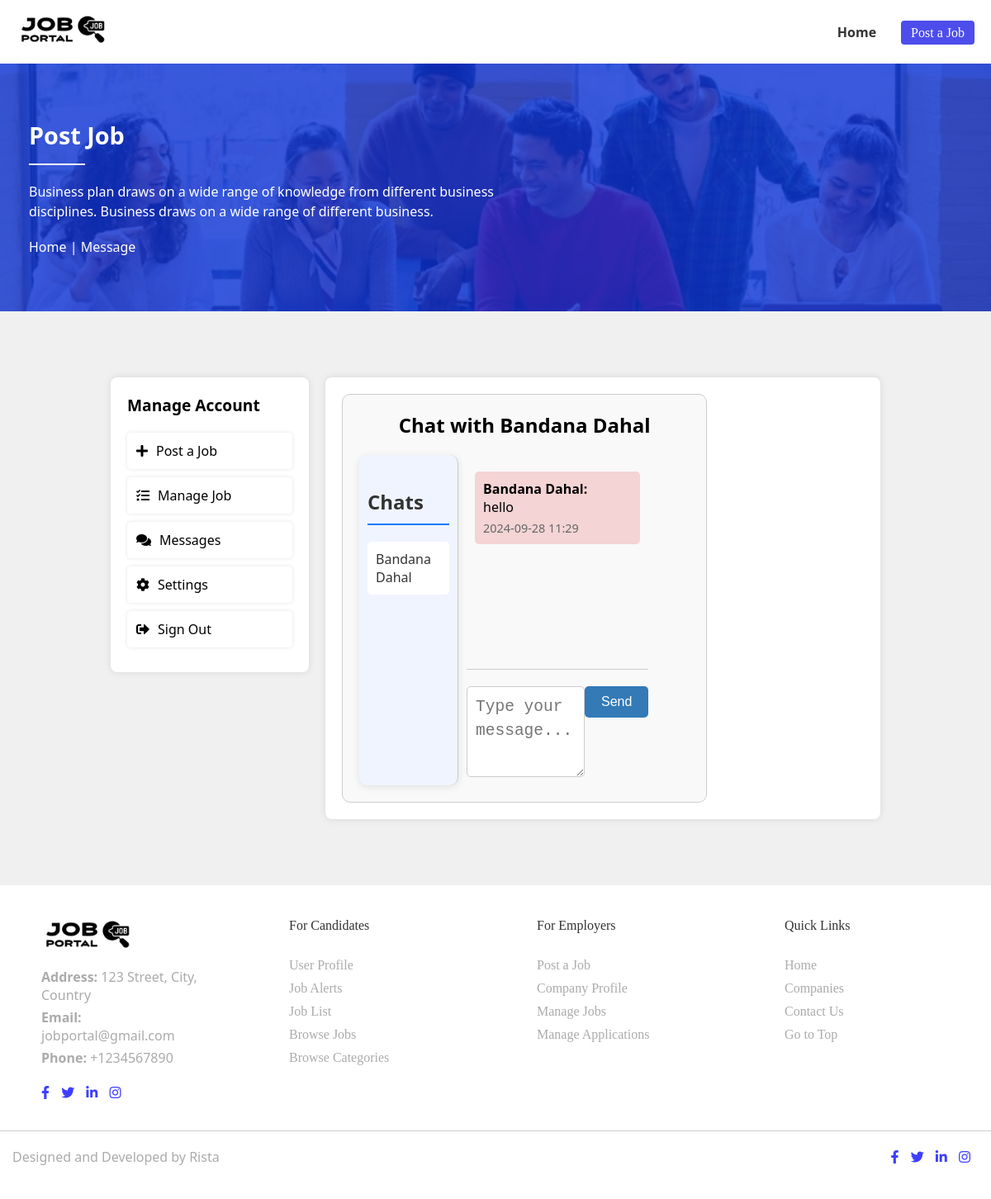
The app's page /company/message.php (signed in) with its own data.
### tables this page shows
CREATE TABLE `user` (
  `userid` varchar(11) NOT NULL,
  `name` varchar(20) NOT NULL,
  `email` varchar(30) NOT NULL,
  `Phone_no` bigint(100) NOT NULL,
  `password` varchar(200) NOT NULL,
  `pp` blob NOT NULL,
  `gender` varchar(50) NOT NULL,
  `marital_status` varchar(50) NOT NULL,
  `immediate_available` varchar(50) NOT NULL,
  `date_of_birth` date NOT NULL,
  `skill` varchar(255) NOT NULL,
  `language` varchar(255) NOT NULL,
  `nationality` varchar(100) NOT NULL,
  `national_id_card` varchar(50) NOT NULL,
  `experience` int(11) NOT NULL,
  `career_level` varchar(100) NOT NULL,
  `industry` varchar(100) NOT NULL,
  `functional_area` varchar(100) NOT NULL,
  `current_salary` int(11) NOT NULL,
  `expected_salary` int(11) NOT NULL,
  `country` varchar(100) NOT NULL,
  `state` varchar(100) NOT NULL,
  `city` varchar(100) NOT NULL,
  `address` varchar(255) NOT NULL,
  `facebook_url` varchar(255) NOT NULL,
  `linkedin_url` varchar(255) NOT NULL,
  `create_datetime` datetime(6) NOT NULL
);

CREATE TABLE `messages` (
  `id` int(11) NOT NULL,
  `sender_id` varchar(150) NOT NULL,
  `receiver_id` varchar(150) NOT NULL,
  `message` text NOT NULL,
  `timestamp` timestamp NOT NULL DEFAULT current_timestamp(),
  `is_read` tinyint(1) DEFAULT 0
);

### company/message.php (the view, shortened to what this page needs)
<?php
require('../Config/dbconnect.php');
$company_name = mysqli_real_escape_string($conn, $_SESSION['company_name']);
$companyQuery = "SELECT companyid FROM company WHERE name = '$company_name'";
$companyResult = mysqli_query($conn, $companyQuery);
if ($companyResult && mysqli_num_rows($companyResult) > 0) {
    $companyRow = mysqli_fetch_assoc($companyResult);
    $company_id = $companyRow['companyid'];
} else {
    echo "Company not found.";
    exit();
}
$chatHeadsQuery = "
    SELECT u.userid, u.name,
           MAX(m.timestamp) AS last_message_time,
           SUM(CASE WHEN m.is_read = 0 AND m.receiver_id = '$company_id' THEN 1 ELSE 0 END) AS unread_count
    FROM user u
    LEFT JOIN messages m ON m.receiver_id = u.userid OR m.sender_id = u.userid
    WHERE (m.sender_id = '$company_id' OR m.receiver_id = '$company_id')
    GROUP BY u.userid, u.name
    ORDER BY last_message_time DESC
";
$chatHeadsResult = mysqli_query($conn, $chatHeadsQuery);
if (isset($_GET['user_id'])) {
    $user_id = mysqli_real_escape_string($conn, $_GET['user_id']);
} else {
    $latestJobSeekerQuery = "
        SELECT DISTINCT sender_id AS user_id
        FROM messages
        WHERE receiver_id = '$company_id'
        ORDER BY timestamp DESC
        LIMIT 1
    ";
    $latestJobSeekerResult = mysqli_query($conn, $latestJobSeekerQuery);
    $latestJobSeeker = mysqli_fetch_assoc($latestJobSeekerResult);
    $user_id = $latestJobSeeker ? $latestJobSeeker['user_id'] : null;
}
if ($user_id) {
    $jobSeekerQuery = "SELECT name FROM user WHERE userid = '$user_id'";
    $jobSeekerResult = mysqli_query($conn, $jobSeekerQuery);
    $jobSeeker = mysqli_fetch_assoc($jobSeekerResult);
    $messagesQuery = "SELECT * FROM messages WHERE
                      (sender_id = '$company_id' AND receiver_id = '$user_id') OR
                      (sender_id = '$user_id' AND receiver_id = '$company_id')
                      ORDER BY timestamp ASC";
    $messagesResult = mysqli_query($conn, $messagesQuery);
    $updateReadStatusQuery = "
    UPDATE messages
    SET is_read = 1
    WHERE receiver_id = '$user_id'
    AND sender_id = '$company_id'
    AND is_read = 0
    ";
    mysqli_query($conn, $updateReadStatusQuery);
} else {
    echo "No messages found.";
    exit();
}
?>
<!DOCTYPE html>
<html lang="en">
<head>
    <link rel="stylesheet" href="../css/Navigation.css">
    <link rel="stylesheet" href="../css/postjob.css">
    <link rel="stylesheet" href="../css/footer.css">
    <link rel="stylesheet" href="https://cdnjs.cloudflare.com/ajax/libs/font-awesome/5.15.4/css/all.min.css">
</head>
<body>
    <nav class="navbar">
        <div class="navbar-container">
            <div class="logo">
                <a href="#"><img src="../logo/logo3.png" alt="Logo"></a>
            </div>
            <ul class="nav-links">
                <li><a href="dashboard.php">Home</a></li>
                <li><a href="postjob.php" class="search-button"
                        style="font-size: 1em; color: white; font-family: Georgia; font-weight: normal; padding: 6px 12px;">Post
                        a
                        Job</a>
                </li>
            </ul>
        </div>
    </nav>
    <section class="banner-section">
        <div class="banner-overlay">
            <div class="banner-container">
                <div class="banner-content">
                    <h2 class="banner-heading">Post Job</h2>
                    <p class="banner-paragraph">Business plan draws on a wide range of knowledge from different business
                        <br>
                        disciplines. Business draws on a wide range of different business.
                    </p>
                    <div class="breadcrumb">
                        <a href="dashboard.php">Home</a> | <a href="message.php">Message</a>
                    </div>
                </div>
            </div>
        </div>
    </section>
    <section class="dashboard-section">
        <div class="dashboard-container">
            <div class="dashboard-nav">
                <h3>Manage Account</h3>
                <div class="nav-item" onclick="location.href='postjob.php'"><i class="fas fa-plus"></i> Post a Job
                </div>
                <div class="nav-item" onclick="location.href='managejob.php'"><i class="fas fa-tasks"></i> Manage Job
                </div>
                <div class="nav-item" onclick="location.href='message.php'"><i class=" fas fa-comments"></i>
                    Messages
                </div>
                <div class="nav-item" onclick="location.href='setting.php'"><i class=" fas fa-cog"></i> Settings</div>
                <div class="nav-item" onclick="location.href='../Logins/logout.php'"><i class="fas fa-sign-out-alt"></i>
                    Sign Out</div>
            </div>
            <div class="dashboard-content">
                <div class="message-container">
                    <div class="chat-head">
                        <h2>Chat with <?php echo htmlspecialchars($jobSeeker['name']); ?></h2>
                    </div>
                    <div style="display: flex;">
                        <div class="chat-heads" style="width: 30%; border-right: 1px solid #ccc; padding: 10px;">
                            <h4>Chats</h4>
                            <?php if (mysqli_num_rows($chatHeadsResult) > 0): ?>
                            <ul class="chat-list">
                                <?php while ($chatHead = mysqli_fetch_assoc($chatHeadsResult)): ?>
                                <?php
                $user_id = $chatHead['userid'];
                $unreadQuery = "
                    SELECT COUNT(*) AS unread_count
                    FROM messages
                    WHERE sender_id = '$user_id'
                    AND receiver_id = '$company_id'
                    AND is_read = 0
                ";
                $unreadResult = mysqli_query($conn, $unreadQuery);
                $unreadData = mysqli_fetch_assoc($unreadResult);
                $unreadCount = $unreadData['unread_count'];
                $chatHeadStyle = $unreadCount > 0 ? 'font-weight: bold;' : '';
                ?>
                                <li class="chat-item">
                                    <a href="message.php?user_id=<?php echo $user_id; ?>" class="chat-link"
                                        style="<?php echo $chatHeadStyle; ?>">
                                        <?php echo htmlspecialchars($chatHead['name']); ?>
                                    </a>
                                </li>
                                <?php endwhile; ?>
                            </ul>
                            <?php else: ?>
                            <p>No chat history.</p>
                            <?php endif; ?>
                        </div>
                        <div style="width: 60%; padding: 10px; display: flex; flex-direction: column;">
                            <div class="chat-history">
                                <?php if ($messagesResult && mysqli_num_rows($messagesResult) > 0): ?>
                                <?php while ($message = mysqli_fetch_assoc($messagesResult)): ?>
                                <div
                                    class="chat-message <?php echo ($message['sender_id'] === $company_id) ? 'company-message' : 'user-message'; ?>">
                                    <strong><?php echo ($message['sender_id'] === $company_id) ? 'You' : htmlspecialchars($jobSeeker['name']); ?>:</strong>
                                    <p><?php echo htmlspecialchars($message['message']); ?></p>
                                    <small
                                        class="last-message-time"><?php echo date('Y-m-d H:i', strtotime($message['timestamp'])); ?></small>
                                </div>
                                <?php endwhile; ?>
                                <?php else: ?>
                                <p>No messages yet.</p>
                                <?php endif; ?>
                            </div>
                            <form action="" method="POST" class="message-form">
                                <textarea name="message" rows="3" placeholder="Type your message..."></textarea>
                                <button type="submit">Send</button>
                            </form>
                        </div>
                    </div>
                </div>
            </div>
        </div>
    </section>
    <?php include '../Assets/footer.php';?>
</body>
</html>

### css/Navigation.css (style rules this page uses)
* { margin: 0; padding: 0; box-sizing: border-box; }
body { font-family: 'Segoe UI', Tahoma, Geneva, Verdana, sans-serif; }
.navbar { background-color: white; padding: 1em 0; box-shadow: 0 2px 4px rgba(0, 0, 0, 0.1); }
.navbar-container { display: flex; justify-content: space-between; align-items: center; max-width: 1200px; margin: 0 auto; padding: 0 20px; }
.logo img { height: 40px; }
.nav-links { list-style: none; display: flex; }
.nav-links li { margin-left: 20px; }
.nav-links a { color: #333; text-decoration: none; font-weight: bold; padding: 5px 10px; border-radius: 4px; transition: color 0.3s; }

### css/postjob.css (style rules this page uses)
.search-button { padding: 6px 12px; font-size: 1.25em; background-color: rgb(77, 77, 236); color: white; border: none; border-radius: 5px; cursor: pointer; align-self: flex-end; font-family: Georgia; }
.banner-section { position: relative; background-image: url('http://localhost/JobPortal/Banners/banner3.png'); background-size: cover; background-position: center; height: 300px; display: flex; align-items: center; }
.banner-container { max-width: 1200px; margin: 0 auto; padding: 0 15px; width: 100%; }
.banner-overlay { background-color: rgba(11, 49, 213, 0.8); position: absolute; top: 0; left: 0; width: 100%; height: 100%; display: flex; align-items: center; color: white; padding: 20px; text-align: left; }
.banner-content { width: 100%; }
.banner-heading { font-size: 1.8em; margin-bottom: 20px; }
.banner-heading:after { content: ''; display: block; width: 6%; height: 2.2px; background-color: white; margin-top: 15px; }
.banner-paragraph { font-size: 1em; line-height: 1.5; max-width: 800px; margin: 0; }
.breadcrumb { margin-top: 20px; }
.breadcrumb a { color: white; text-decoration: none; font-size: 1em; }
.dashboard-section { background-color: #f0f0f0; padding: 40px 0; }
.dashboard-container { display: flex; justify-content: center; margin: 0 auto; width: 80%; }
.dashboard-nav { width: 25%; height: fit-content; background-color: #fff; padding: 20px; border-radius: 8px; box-shadow: 0 0 10px rgba(0, 0, 0, 0.1); }
.dashboard-nav h3 { font-size: 1.2em; margin-bottom: 20px; }
.nav-item { font-size: 1em; margin-bottom: 10px; padding: 10px; background-color: #007bff; color: white; border-radius: 4px; cursor: pointer; display: flex; align-items: center; gap: 10px; transition: background-color 0.3s ease; }
.dashboard-section { background-color: #f0f0f0; padding: 80px 0; }
.dashboard-nav { width: 25%; background-color: #fff; padding: 20px; border-radius: 8px; box-shadow: 0 0 10px rgba(0, 0, 0, 0.1); }
.nav-item { font-size: 1em; margin-bottom: 10px; padding: 10px; background-color: white; color: black; border: 1px solid white; border-radius: 4px; cursor: pointer; display: flex; align-items: center; gap: 10px; box-shadow: 0 0 5px rgba(0, 0, 0, 0.1); transition: background-color 0.3s ease; }
.dashboard-content { width: 70%; margin-left: 20px; background-color: #fff; padding: 20px; border-radius: 8px; box-shadow: 0 0 10px rgba(0, 0, 0, 0.1); }
textarea { padding: 10px; border: 1px solid #ccc; border-radius: 5px; width: 100%; font-size: 1.5em; line-height: 1.5; box-sizing: border-box; }
textarea { resize: vertical; }
button[type="submit"] { align-self:flex-start; padding: 10px 20px; background-color: #337ab7; color: white; border: none; border-radius: 5px; cursor: pointer; font-size: 1em; transition: background-color 0.3s ease; }
h4 { margin-top: 30px; font-size: 1.2em; color: #333; }

### records on screen
user: name "Bandana Dahal"
messages: message "hello", timestamp "2024-09-28 11:29"
